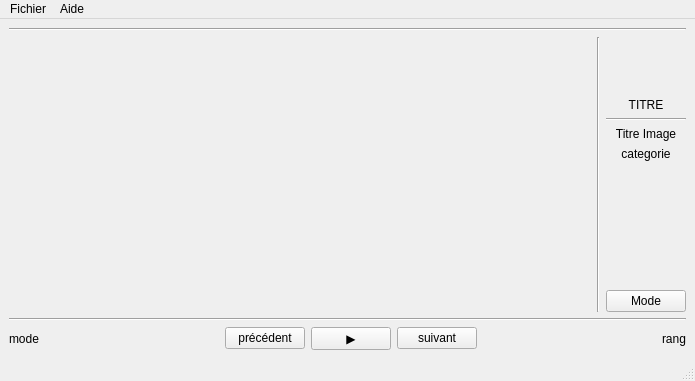
<?xml version="1.0" encoding="UTF-8"?>
<ui version="4.0">
 <class>lecteurVue</class>
 <widget class="QMainWindow" name="lecteurVue">
  <property name="geometry">
   <rect>
    <x>0</x>
    <y>0</y>
    <width>695</width>
    <height>381</height>
   </rect>
  </property>
  <property name="windowTitle">
   <string>lecteurVue</string>
  </property>
  <widget class="QWidget" name="centralwidget">
   <layout class="QGridLayout" name="gridLayout">
    <item row="0" column="0">
     <layout class="QVBoxLayout" name="verticalLayout">
      <property name="sizeConstraint">
       <enum>QLayout::SetMinimumSize</enum>
      </property>
      <item>
       <layout class="QHBoxLayout" name="horizontalLayout"/>
      </item>
      <item>
       <widget class="Line" name="line_3">
        <property name="orientation">
         <enum>Qt::Horizontal</enum>
        </property>
       </widget>
      </item>
      <item>
       <layout class="QHBoxLayout" name="horizontalLayout_2" stretch="1,0,0">
        <item>
         <layout class="QVBoxLayout" name="verticalLayout_3">
          <item>
           <widget class="QLabel" name="image">
            <property name="text">
             <string/>
            </property>
           </widget>
          </item>
         </layout>
        </item>
        <item>
         <widget class="Line" name="line_4">
          <property name="orientation">
           <enum>Qt::Vertical</enum>
          </property>
         </widget>
        </item>
        <item>
         <layout class="QVBoxLayout" name="verticalLayout_2">
          <item>
           <spacer name="verticalSpacer_2">
            <property name="orientation">
             <enum>Qt::Vertical</enum>
            </property>
            <property name="sizeHint" stdset="0">
             <size>
              <width>20</width>
              <height>40</height>
             </size>
            </property>
           </spacer>
          </item>
          <item>
           <widget class="QLabel" name="titre">
            <property name="text">
             <string>TITRE</string>
            </property>
            <property name="alignment">
             <set>Qt::AlignCenter</set>
            </property>
           </widget>
          </item>
          <item>
           <widget class="Line" name="line_5">
            <property name="orientation">
             <enum>Qt::Horizontal</enum>
            </property>
           </widget>
          </item>
          <item>
           <widget class="QLabel" name="titreImage">
            <property name="text">
             <string>Titre Image</string>
            </property>
            <property name="alignment">
             <set>Qt::AlignCenter</set>
            </property>
           </widget>
          </item>
          <item>
           <widget class="QLabel" name="categorie">
            <property name="text">
             <string>categorie</string>
            </property>
            <property name="alignment">
             <set>Qt::AlignCenter</set>
            </property>
           </widget>
          </item>
          <item>
           <spacer name="verticalSpacer_3">
            <property name="orientation">
             <enum>Qt::Vertical</enum>
            </property>
            <property name="sizeHint" stdset="0">
             <size>
              <width>20</width>
              <height>40</height>
             </size>
            </property>
           </spacer>
          </item>
          <item>
           <spacer name="verticalSpacer">
            <property name="orientation">
             <enum>Qt::Vertical</enum>
            </property>
            <property name="sizeHint" stdset="0">
             <size>
              <width>20</width>
              <height>40</height>
             </size>
            </property>
           </spacer>
          </item>
          <item>
           <widget class="QPushButton" name="modeDefilement">
            <property name="text">
             <string>Mode</string>
            </property>
           </widget>
          </item>
         </layout>
        </item>
       </layout>
      </item>
      <item>
       <widget class="Line" name="line_2">
        <property name="orientation">
         <enum>Qt::Horizontal</enum>
        </property>
       </widget>
      </item>
      <item>
       <layout class="QHBoxLayout" name="horizontalLayout_3">
        <item>
         <widget class="QLabel" name="mode">
          <property name="text">
           <string>mode</string>
          </property>
         </widget>
        </item>
        <item>
         <spacer name="horizontalSpacer_2">
          <property name="orientation">
           <enum>Qt::Horizontal</enum>
          </property>
          <property name="sizeHint" stdset="0">
           <size>
            <width>40</width>
            <height>20</height>
           </size>
          </property>
         </spacer>
        </item>
        <item>
         <widget class="QPushButton" name="precedent">
          <property name="text">
           <string>précédent</string>
          </property>
         </widget>
        </item>
        <item>
         <widget class="QPushButton" name="pause">
          <property name="text">
           <string>▶</string>
          </property>
         </widget>
        </item>
        <item>
         <widget class="QPushButton" name="suivant">
          <property name="text">
           <string>suivant</string>
          </property>
         </widget>
        </item>
        <item>
         <spacer name="horizontalSpacer_3">
          <property name="orientation">
           <enum>Qt::Horizontal</enum>
          </property>
          <property name="sizeHint" stdset="0">
           <size>
            <width>40</width>
            <height>20</height>
           </size>
          </property>
         </spacer>
        </item>
        <item>
         <widget class="QLabel" name="rang">
          <property name="text">
           <string>rang</string>
          </property>
          <property name="alignment">
           <set>Qt::AlignCenter</set>
          </property>
         </widget>
        </item>
       </layout>
      </item>
     </layout>
    </item>
   </layout>
  </widget>
  <widget class="QMenuBar" name="menubar">
   <property name="geometry">
    <rect>
     <x>0</x>
     <y>0</y>
     <width>695</width>
     <height>21</height>
    </rect>
   </property>
   <widget class="QMenu" name="menuFichier">
    <property name="title">
     <string>Fichier</string>
    </property>
    <widget class="QMenu" name="menuParametres">
     <property name="title">
      <string>Paramètres</string>
     </property>
     <addaction name="actionVitesse"/>
     <addaction name="separator"/>
     <addaction name="actionFiltre"/>
    </widget>
    <addaction name="menuParametres"/>
    <addaction name="separator"/>
    <addaction name="actionCharger_diaporama"/>
    <addaction name="separator"/>
    <addaction name="actionQuitter"/>
   </widget>
   <widget class="QMenu" name="menu_aide">
    <property name="title">
     <string>Aide</string>
    </property>
    <addaction name="actionAProposDe"/>
    <addaction name="separator"/>
   </widget>
   <addaction name="menuFichier"/>
   <addaction name="menu_aide"/>
  </widget>
  <widget class="QStatusBar" name="statusbar"/>
  <action name="actionQuitter">
   <property name="text">
    <string>Quitter</string>
   </property>
  </action>
  <action name="actionAProposDe">
   <property name="text">
    <string>À propos de</string>
   </property>
  </action>
  <action name="actionFiltres">
   <property name="text">
    <string>Filtres</string>
   </property>
  </action>
  <action name="actionCharger_diaporama">
   <property name="text">
    <string>Charger diaporama</string>
   </property>
  </action>
  <action name="actionVitesse">
   <property name="text">
    <string>Vitesse de défilement</string>
   </property>
  </action>
  <action name="actionFiltre">
   <property name="text">
    <string>Filtres</string>
   </property>
  </action>
 </widget>
 <resources/>
 <connections/>
</ui>
